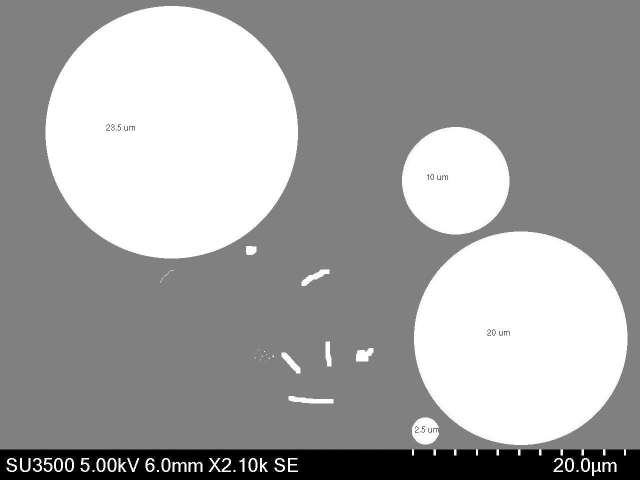
#> input picture example.jpg, 1280 x 960 px (shown at 1/2 size)
$ python -i image_processing.py   (imports and definitions only)
#> lines starting #> are read from the running program, lines starting #| are printed output that depends on the picture; after the words box and inside, x2 and y2 are one past the last pixel; in counts of white or black regions, pixels touching at a corner belong together
#!/usr/bin/env python3

import cv2
import numpy as np

bottom_margin = 62  # in px

scale = 20  # in um

nb_pixels_scale = 428  # in px, 428 px = 20 um


def count_droplets(image_path, debug=False, blur=True):

#> called with image_path = 'example.jpg', debug = False, blur = True
    image_extension = image_path.split(".")[-1]
    if image_extension == "tif":
        img = cv2.imread(image_path, cv2.IMREAD_UNCHANGED)
    elif image_extension == "jpg":
        img = cv2.imread(image_path)
#> img is the input picture: shape (960, 1280, 3); min 0, max 255, mean 161

    image_name = image_path.split("/")[-1].split("\\")[-1]

    cropped_img = img[0 : img.shape[0] - bottom_margin, :]
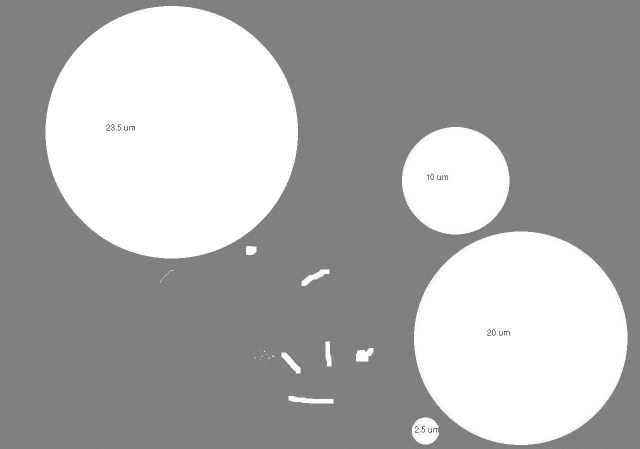
#> cropped_img: shape (898, 1280, 3) (shown at 1/2 size); min 0, max 255, mean 170.4

    if debug:
        cv2.imshow(f"original img ({image_name})", cropped_img)

    if len(img.shape) == 3:
        img_gray = cv2.cvtColor(cropped_img, cv2.COLOR_BGR2GRAY)
    else:
        img_gray = cropped_img

    if blur:
        kernel = np.ones((3, 3), np.float32) / 9
        img_gray = cv2.filter2D(img_gray, -1, kernel)

    ret, thresh = cv2.threshold(img_gray, 0, 255, cv2.THRESH_BINARY + cv2.THRESH_OTSU)
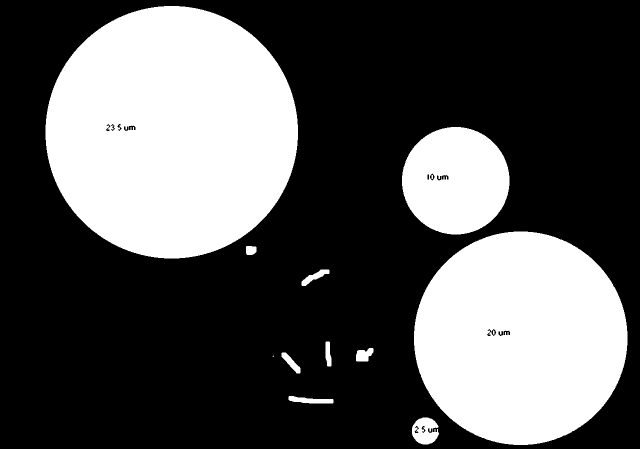
#> thresh: shape (898, 1280) (shown at 1/2 size); 33.5% white; 13 white regions (1 under 20 px)
#> ret = 191

    contours, hierarchy = cv2.findContours(
        thresh.copy(), cv2.RETR_EXTERNAL, cv2.CHAIN_APPROX_NONE
    )
#> contours = 11 contours, 1 with area under 20; largest, box (x1, y1, x2, y2) and area: (91, 12, 596, 517) 199491, (828, 463, 1255, 890) 142518, (804, 254, 1019, 469) 35942, (824, 835, 878, 889) 2140, (577, 792, 667, 807) 757

    img_contours = cv2.cvtColor(cropped_img, cv2.COLOR_BGR2RGB)

    droplet_diameters = []
    for cont in contours:
        (cx, cx), (w, h), a = cv2.minAreaRect(cont)
        aspect_ratio = min(w, h) / max(w, h, 1)
        area = cv2.contourArea(cont)
        if aspect_ratio > 0.4 and area > 0:
            equi_diameter = np.sqrt(4 * area / np.pi)
            diameter_in_um = equi_diameter / nb_pixels_scale * scale
            droplet_diameters.append(diameter_in_um)
            if debug:
                cv2.drawContours(img_contours, cont, -1, (0, 0, 255), 2)
            else:
                cv2.drawContours(img_contours, cont, -1, (255, 0, 0), 2)
        elif debug:
            cv2.drawContours(img_contours, cont, -1, (255, 0, 0), 2)
#> this loop made 11 passes
#> (cx, w, h, a, aspect_ratio, area, equi_diameter, diameter_in_um) on passes 1, 5, 8, 9, 10, 11: (861.5, 53, 53, -90, 1, 2140, 52.2, 2.44), (709, 26, 34, -90, 0.765, 627, 28.25, 1.32), (500.5, 17, 20, -90, 0.85, 306.5, 19.75, 0.923), (676, 425.7, 425.7, -45, 1, 142518, 426, 19.91), (361, 213.5, 213.5, -45, 1, 35942, 213.9, 10), (264, 503.5, 503.5, -45, 1, 199491, 504, 23.55)
#> (cx, w, h, a, aspect_ratio, area) on passes 2, 4, 6, 7: (800.5, 11.58, 89.66, -85.6, 0.129, 757), (725, 12.6, 53.87, -42.71, 0.234, 560), (707.5, 49, 11, -90, 0.224, 414), (552.8, 62.64, 15.38, -27.55, 0.246, 631)
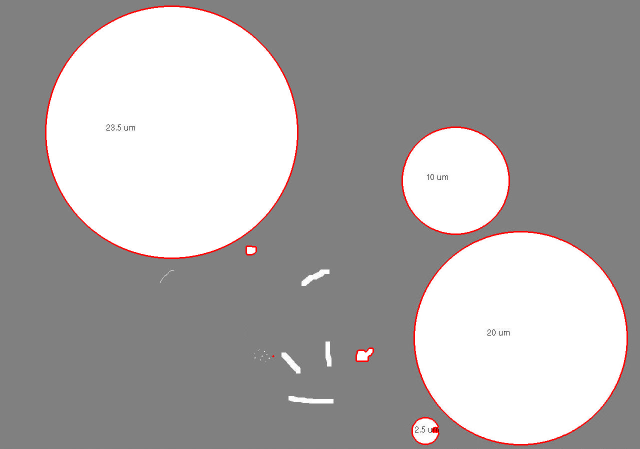
#> img_contours: shape (898, 1280, 3) (shown at 1/2 size); 0.94% of pixels changed, all inside (x1, y1, x2, y2) = (90, 11, 1256, 891)
#> after the loop, droplet_diameters = [2.44, 0.0746, 1.32, 0.923, 19.91, 10, 23.55]

    if debug:
        cv2.imshow(f"contours ({image_name})", img_contours)

    if debug:
        while True:
            k = cv2.waitKey(0)
            if k == 120:  # close if 'x' key pressed
                cv2.destroyAllWindows()
                break

    return droplet_diameters, cropped_img, img_contours

>>> result = count_droplets('example.jpg')
